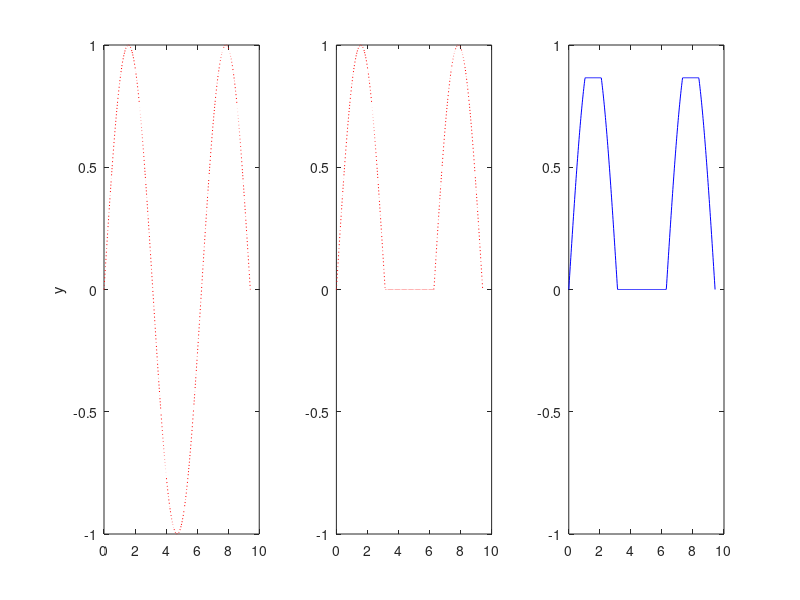

This chart was generated by the following MATLAB code:
#! /usr/bin/env octave
t = linspace(0,3*pi,500);
y = sin(t);
z1 = ((t<pi) | (t > 2*pi)).*y; %<3>
w=(t>pi/3&t<2*pi/3)+(t>7*pi/3&t<8*pi/3);
w_n=~w;
z2=w*sin(pi/3)+w_n.*z1;
subplot(1,3,1),plot(t,y,':r'),ylabel('y');
subplot(1,3,2),plot(t,z1,':r'),axis([0 10 -1 1]);
subplot(1,3,3),plot(t,z2,'-b'),axis([0 10 -1 1]);

